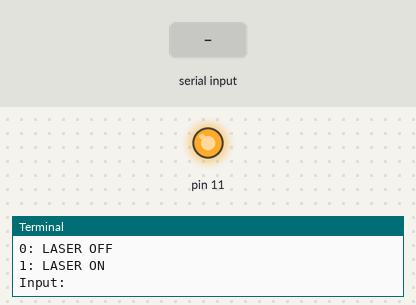
Simulated run of this program. Board: Raspberry Pi (header pin numbers). Shown: output pins drawn as LEDs (lit = HIGH), the last lines printed to the terminal. Inputs (shaded band) come from the test bench.

Above: at 1.2 s.
1.3 s: "0" typed at the terminal, then Enter
At 1.6 s:
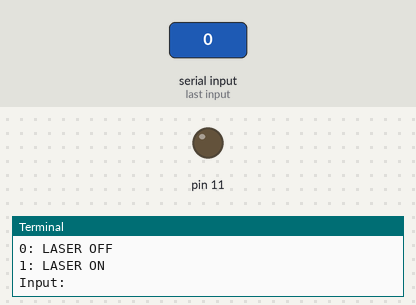
2.8 s: "1" typed at the terminal, then Enter
At 3.9 s:
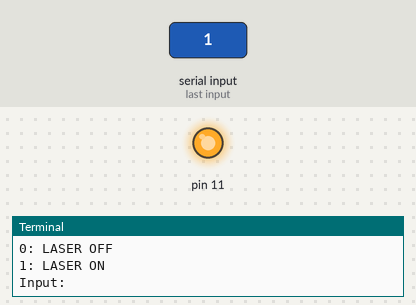
Timing chart, 0 to 5.8 s (numbered marks = the images above; inputs shaded):
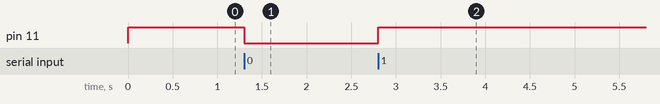

Measured:
- after the input at 1.3 s, pin 11: HIGH → LOW at once
- after the input at 2.8 s, pin 11: LOW → HIGH at once

The program:

emitter.py
```python
import RPi.GPIO as GPIO
import time


class LaserModule(object):
    def __init__(self, channel):
        self._channel = channel

        # Setup GPIO
        GPIO.setmode(GPIO.BOARD)
        GPIO.setup(self._channel, GPIO.OUT)

    def laser_on(self):
        GPIO.output(self._channel, GPIO.HIGH)

    def laser_off(self):
        GPIO.output(self._channel, GPIO.LOW)

    def destroy(self):
        self.laser_off()
        GPIO.cleanup()


if __name__ == '__main__':
    lm = LaserModule(11)
    try:
        lm.laser_on()
        while True:
            print("0: LASER OFF\n1: LASER ON")
            n = int(input("Input: "))
            if n == 0:
                lm.laser_off()
            elif n == 1:
                lm.laser_on()

    except KeyboardInterrupt:
        lm.destroy()
```
